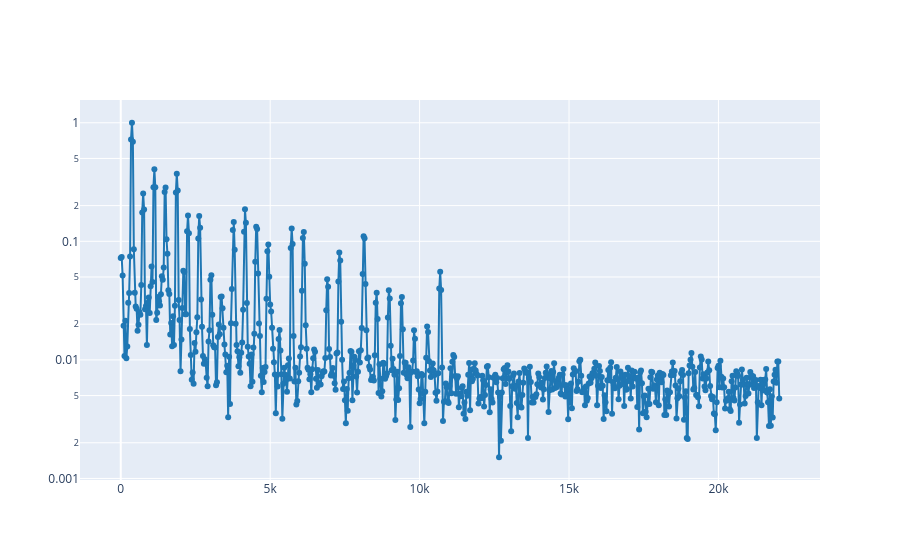

The cell this chart's notebook holds for it:
### Markdown cell above
We can plot the spectrum (one slice of the spectrogram) of the signal at an specific time using the `plot_spectrum_at` function. For instance, we can see the spectrum of the signal at the 0.5 seconds:

### Code cell
plot_spectrum_at(ff, tt, S, 0.5)

### Figure 1 — Plotly figure (JSON) as saved in the notebook; plotly's stock layout.template omitted (floating-point values rounded to 4 significant figures; data arrays with more than 128 entries replaced by an {"elided": "..."} marker saying what was removed)
{"data": [{"line": {"color": "#1f77b4", "shape": "linear"}, "mode": "lines+markers", "type": "scatter", "x": {"elided": "706 float values"}, "y": {"elided": "706 float values"}}], "layout": {"yaxis": {"type": "log"}}}
